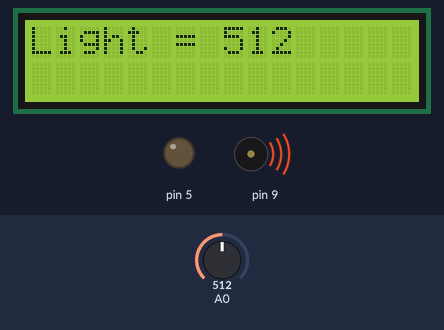
The sketch below on a simulated Arduino Uno, built with avr-gcc and run on an emulated ATmega328P. Parts: 16×2 character LCD, output pins drawn as LEDs (lit = HIGH), buzzer (waves = sounding). The inputs (shaded band) are chosen by the test bench; at power-on: A0 = 512. The modem accepts every AT command (registered, SIM ready, sends succeed) and sends nothing else; what the sketch prints to the serial monitor is not drawn.

Above: at 14.3 s.
14.4 s: A0 set to 716
At 21.8 s:
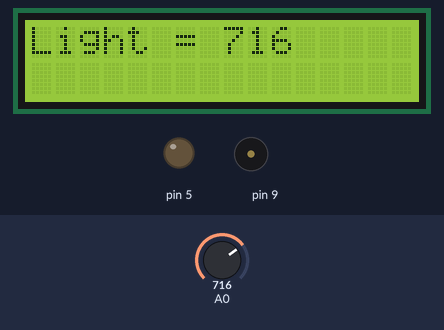
21.9 s: A0 set to 900
At 28.9 s:
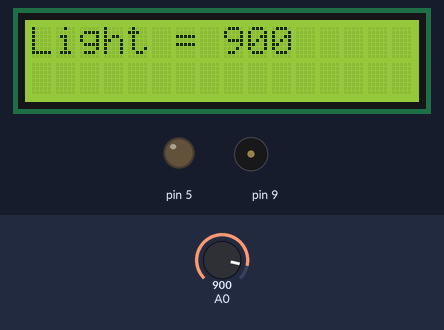
29.0 s: A0 set to 1023
At 36.9 s:
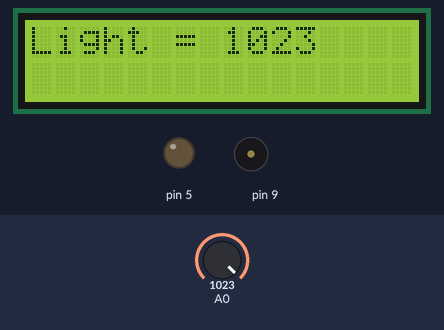
Timing chart, 0 to 42.2 s (numbered marks = the images above; inputs shaded):
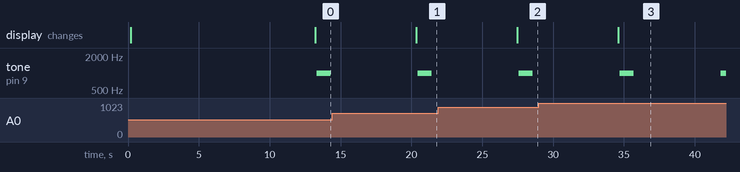

The sketch:

Light_with_wifi.ino
```cpp
#include <SoftwareSerial.h>
#define DEBUG true
SoftwareSerial esp8266(9,10);
#include <LiquidCrystal_PCF8574.h>
#include <stdlib.h>
LiquidCrystal_PCF8574 lcd(0x27);  // set the LCD address to 0x27 for a 16 chars and 2 line display

#define SSID "NUU A4L"     // "SSID-WiFiname"
#define PASS "buet177buet136"       // "password"
#define IP "184.106.153.149"// thingspeak.com ip
String msg = "GET /update?key=S8NGVSFAE3O9FVAJ"; //change it with your api key like "GET /update?key=Your Api Key"

int error;
int light;

void setup()
{
  lcd.setBacklight(255);
  lcd.begin(16, 2);
  lcd.print("circuitdigest.com");
  delay(100);
  lcd.setCursor(0,1);
  lcd.print("Connecting...");
  Serial.begin(115200);
  pinMode(A0,INPUT);
  pinMode(5,OUTPUT);
  esp8266.begin(115200);
  Serial.println("AT");
  esp8266.println("AT");
  delay(6000);
  if(esp8266.find("OK")){
    connectWiFi();
  }
}

void loop()
{
  light=analogRead(A0);
  Serial.println("Light = " + String(light));
  lcd.clear();
  lcd.display();
  lcd.setCursor(0, 0);
  lcd.print("Light = ");
  lcd.print(String(light));
  delay (100);
  lcd.setCursor(0, 1); // set the cursor to column 0, line 2
  if (light > 300)
  {
    tone(9, 1000);
    delay(1000);
    noTone(9);
    delay(1000);
  }
  start: //label
  error=0;
  delay(1000);

  updatebeat(light);

  //Resend if transmission is not completed
  if (error==1){
    goto start; //go to label "start"
  }
  delay(1000);
}

void updatebeat(int X){
  error=0;
  String cmd = "AT+CIPSTART=\"TCP\",\"";
  cmd += IP;
  cmd += "\",80";
  Serial.println(cmd);
  esp8266.println(cmd);
  delay(2000);
  if(esp8266.find("Error")){
    return;
  }
  cmd = msg ;
  cmd += "&field7=";
  cmd += X;
  cmd += "\r\n";
  Serial.print("AT+CIPSEND=");
  esp8266.print("AT+CIPSEND=");
  Serial.println(cmd.length());
  esp8266.println(cmd.length());
  if(esp8266.find(">")){
    Serial.print(cmd);
    esp8266.print(cmd);
  }
  else{
   Serial.println("AT+CIPCLOSE");
   esp8266.println("AT+CIPCLOSE");
    //Resend...
    error=1;
  }
}

boolean connectWiFi(){
  Serial.println("AT+CWMODE=1");
  esp8266.println("AT+CWMODE=1");
  delay(2000);
  String cmd="AT+CWJAP=\"";
  cmd+=SSID;
  cmd+="\",\"";
  cmd+=PASS;
  cmd+="\"";
  Serial.println(cmd);
  esp8266.println(cmd);
  delay(5000);
  if(esp8266.find("OK")){
    Serial.println("OK");
    return true;
  }else{
    return false;
  }
}
```

Measured:
- after the input at 14.4 s, the display: changes after 5.9 s (image 1)
- after the input at 21.9 s, the display: changes after 5.6 s (image 2)
- after the input at 29.0 s, the display: changes after 5.6 s (image 3)
